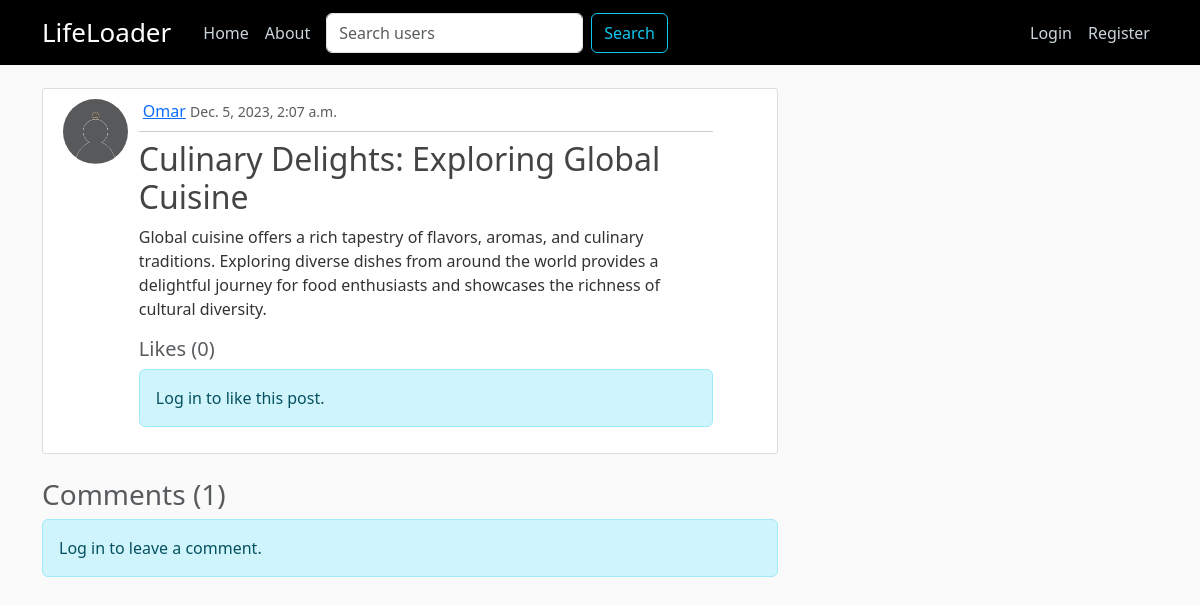
The page /post/41/ on the database its author committed.
### social_net/models.py (models this page shows, shortened)
class Post(models.Model):
    author = models.ForeignKey(User, on_delete=models.CASCADE)
    title = models.CharField(max_length=150)
    content = models.TextField()
    date_created = models.DateTimeField(default=timezone.now)
    likes = models.ManyToManyField(
        User, related_name='post_likes', through='Like')
    comments = models.ManyToManyField(
        User, related_name='post_comments', through='Comment')

### users/models.py (models this page shows, shortened)
class Profile(models.Model):
    user = models.OneToOneField(User, on_delete=models.CASCADE)
    bio = models.TextField(null=True)
    profile_pic = models.ImageField(
        default='default.jpg', upload_to='profile_pics')

### social_net/views.py (the view)
# urls.py: path('post/<int:pk>/', views.PostDetailView.as_view(),
class PostDetailView(DetailView):
    model = Post
    context_object_name = 'post'
    def get_context_data(self, **kwargs):
        context = super().get_context_data(**kwargs)
        post = self.get_object()
        comments = Comment.objects.filter(post=post)
        context['comments'] = comments
        context['comment_form'] = CommentForm()
        return context
    def post(self, request, *args, **kwargs):
        self.object = self.get_object()
        form = CommentForm(request.POST)
        if form.is_valid():
            comment = form.save(commit=False)
            comment.user = self.request.user
            comment.post = self.object
            comment.save()
        return self.render_to_response(self.get_context_data())

### social_net/forms.py
class CommentForm(forms.ModelForm):
    class Meta:
        model = Comment
        fields = ['content']
        widgets = {
            'content': forms.Textarea(attrs={'rows': 3, 'cols': 40}),
        }

### social_net/templates/social_net/post_detail.html (shortened to what this page needs)
{% extends "social_net/base_temp.html" %}
{% load crispy_forms_tags %}
{% load static %}
{% block content %}
    <article class="media content-section">
        <div class="row">
            <div class="col-md-1">
                <img class="rounded-circle article-img" src="{{ post.author.profile.profile_pic.url }}" alt="post's author profile picture">
            </div>
            <div class="col-md-10 ms-3">
                <div class="media-body">
                    <div class="d-flex justify-content-between align-items-center">
                        <div>
                            <a class="ms-1" href="{% url 'LifeLoader-view_profile' post.author %}">{{ post.author }}</a>
                            <small class="text-muted">{{ post.date_created }}</small>
                        </div>
                    </div>
                    <hr class="my-2">
                    <h2 class="article-title"> {{ post.title }}</h2>
                    <p class="article-content">{{ post.content }}</p>
                        <h5 class="text-muted">
                            Likes (<span class="likes-count me-20">{{ post.likes.count }}</span>)
                        </h5>
                        {% if user.is_authenticated %}
                            {% if user in post.likes.all %}
                            <button class="like-btn hidden" data-post-id="{{ post.id }}" data-is-liked="false">Like</button>
                            <button class="unlike-btn" data-post-id="{{ post.id }}" data-is-liked="true">Unlike</button>
                            {% else %}
                            <button class="unlike-btn hidden" data-post-id="{{ post.id }}" data-is-liked="true">Unlike</button>
                            <button class="like-btn" data-post-id="{{ post.id }}" data-is-liked="false">Like</button>
                            {% endif %}
                        {% else %}
                            <p class="alert alert-info">Log in to like this post.</p>
                        {% endif %}
                </div>
            </div>
        </div>
    </article>
        <div class="comments-section mt-4" >
        <h3 class="text-muted">Comments ({{ comments.count }})</h3>
        {% if user.is_authenticated %}
            <h3 class="text-muted">Add a Comment</h3>
            <form method="post" action="{% url 'LifeLoader-post_detail' pk=post.pk %}">
                {% csrf_token %}
                {{ comment_form|crispy|safe }}
                <button type="submit" class="btn btn-primary">Post Comment</button>
            </form>
        {% else %}
            <p class="alert alert-info">Log in to leave a comment.</p>
        {% endif %}
    </div>
{% endblock content %}

### social_net/templates/social_net/base_temp.html (shortened to what this page needs)
{% load static %}
<!DOCTYPE html>
<html lang="en">
<head>
    <link href="https://cdn.jsdelivr.net/npm/bootstrap@5.3.2/dist/css/bootstrap.min.css" rel="stylesheet">
    <link rel="stylesheet" type="text/css" href="{% static 'social_net/main.css' %}">
</head>
<body>
  <header class="site-header">
    <nav class="navbar navbar-expand-md navbar-dark bg-black fixed-top">
        <div class="container">
            <a class="navbar-brand me-4" style="font-size: 26px;" href="{% url 'LifeLoader-home' %}">LifeLoader</a>
            <div class="collapse navbar-collapse" id="navbarToggle">
                <div class="navbar-nav me-auto">
                    <a class="nav-item nav-link" href="{% url 'LifeLoader-home' %}">Home</a>
                    <a class="nav-item nav-link" href="{% url 'LifeLoader-about' %}">About</a>
                    <form id="user-search-form" method="post" action="{% url 'LifeLoader-user_search' %}" class="d-flex">
                      <input type="text" name="username" class="form-control ms-2 me-2" placeholder="Search users" aria-label="Search">
                      <button type="submit" class="btn btn-outline-info">Search</button>
                  </form>
                </div>
                <div class="navbar-nav ms-auto">
                  {% if user.is_authenticated %}
                    <a class="nav-item nav-link" href="{% url 'LifeLoader-post_create' %}">Write</a>
                    <a class="nav-item nav-link" href="{% url 'LifeLoader-profile' %}">Profile</a>
                    <a class="nav-item nav-link" href="{% url 'LifeLoader-logout' %}">Logout</a>
                  {% else %}
                    <a class="nav-item nav-link" href="{% url 'LifeLoader-login' %}">Login</a>
                    <a class="nav-item nav-link" href="{% url 'LifeLoader-register' %}">Register</a>
                  {% endif %}
                </div>
            </div>
        </div>
    </nav>
</header>
      <main role="main" class="container">
        <div class="row">
          <div class="col-md-8 mt-2">
            {% block content %}{% endblock %}
          </div>
        </div>
      </main>
  </body>
</html>

### social_net/static/social_net/main.css (style rules this page uses)
body { background: #fafafa; color: #333333; margin-top: 5rem; }
h1, h2, h3, h4, h5, h6 { color: #444444; }
.site-header .navbar-nav .nav-link { color: #cbd5db; }
.content-section { background: #ffffff; padding: 10px 20px; border: 1px solid #dddddd; border-radius: 3px; margin-bottom: 20px; }
.article-title { color: #444444; text-decoration: none; }
.article-content { white-space: pre-line; }
.article-img { height: 65px; width: 65px; margin-right: 16px; }

### rows shown on the page
Post: author.profile.profile_pic (placeholder picture), author "Omar", date_created "Dec. 5, 2023, 2:07 a.m.", title "Culinary Delights: Exploring Global Cuisine", content "Global cuisine offers a rich tapestry of flavors, aromas, and culinary traditions. Exploring diverse dishes from around the world provides a delightful journey for food enthusiasts and showcases the richness of cultural diversity.", likes.count "0"

### other values the page prints
{{ comments.count }} "1"
